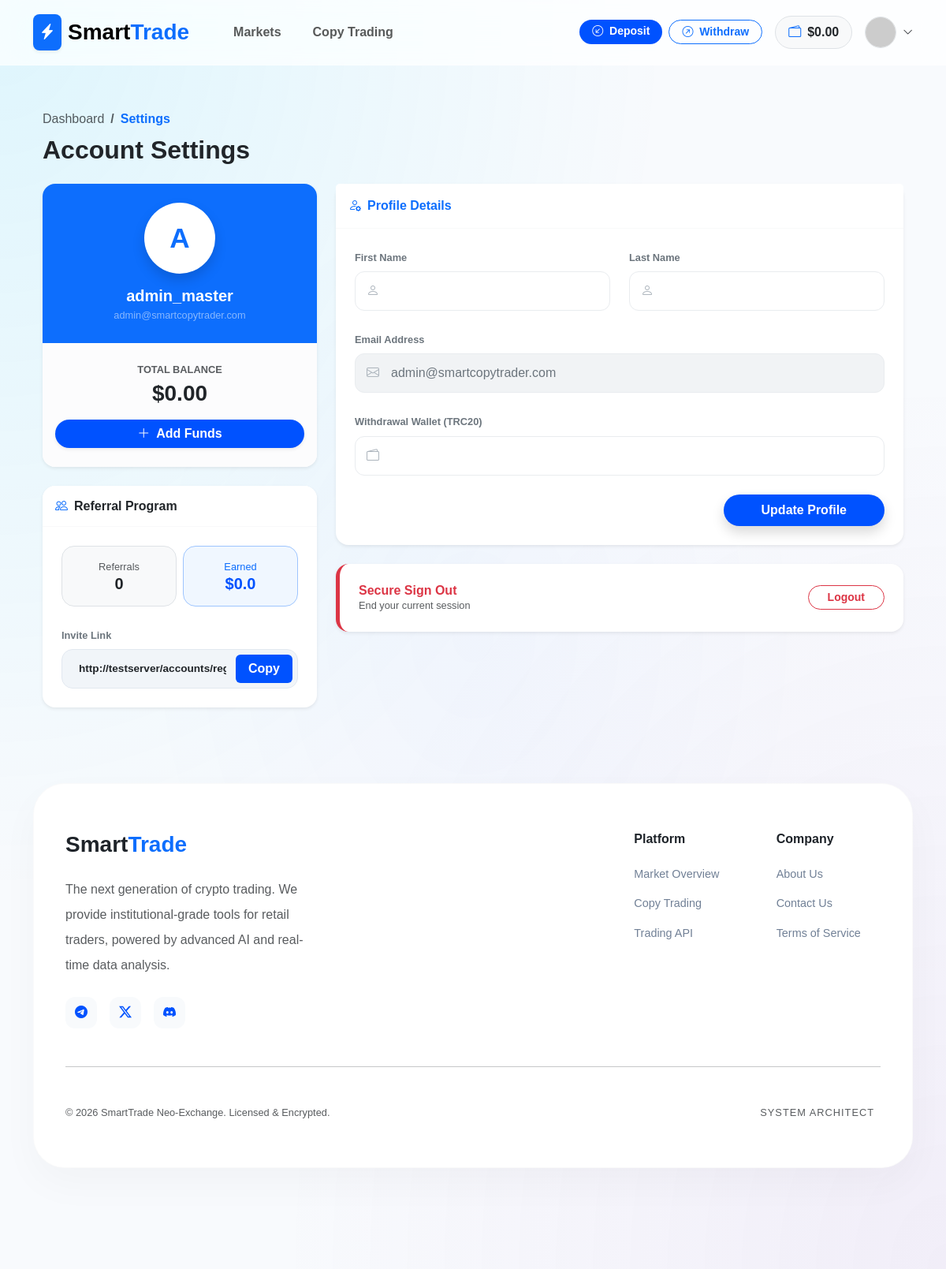
The page /accounts/profile/ (signed in) on the database its author committed.
### apps/accounts/models.py (models this page shows, shortened)
class User(AbstractUser):
    email = models.EmailField(unique=True, verbose_name="Email Address")
    balance = models.DecimalField(
        max_digits=20,
        decimal_places=2,
        default=0.00,
        verbose_name="Total Balance (USDT)"
    )
    wallet_address = models.CharField(
        max_length=255,
        blank=True,
        null=True,
        verbose_name="User Wallet Address"
    )
    is_verified = models.BooleanField(default=True)
    referred_by = models.ForeignKey('self', on_delete=models.SET_NULL, null=True, blank=True)
    referral_code = models.CharField(max_length=10, unique=True, blank=True)
    USERNAME_FIELD = 'email'
    REQUIRED_FIELDS = ['username']
    class Meta:
        verbose_name = 'User'
        verbose_name_plural = 'Users'
    @property
    def referral_earnings(self):
        from apps.transactions.models import Transaction
        my_referrals = User.objects.filter(referred_by=self)
        total_deposited = Transaction.objects.filter(
            user__in=my_referrals,
            tx_type='deposit',
            status='approved'
        ).aggregate(models.Sum('amount'))['amount__sum'] or 0
        return round(float(total_deposited) * 0.10, 2)

### apps/accounts/views.py (the view)
# urls.py: path('profile/', user_dashboard, name='profile_dashboard'),
@login_required
def user_dashboard(request):
    if request.method == 'POST':
        form = UserProfileForm(request.POST, instance=request.user)
        if form.is_valid():
            form.save()
            messages.success(request, "Profile updated successfully!")
            return redirect(request.path)
    else:
        form = UserProfileForm(instance=request.user)
    referral_earnings = request.user.referral_earnings
    my_referrals = User.objects.filter(referred_by=request.user)
    referral_link = f"{request.build_absolute_uri('/accounts/register/')}?ref={request.user.referral_code}"
    context = {
        'form': form,
        'my_referrals': my_referrals,
        'referral_count': my_referrals.count(),
        'referral_earnings': referral_earnings,
        'referral_link': referral_link,
        'page_title': 'Account Settings'
    }
    return render(request, 'users/profile.html', context)

### templates/users/profile.html (shortened to what this page needs)
{% extends "base.html" %}
{% block content %}
<div class="container py-5">
    <div class="row mb-4 align-items-end">
        <div class="col-md-8">
            <nav aria-label="breadcrumb">
                <ol class="breadcrumb mb-2">
                    <li class="breadcrumb-item"><a href="{% url 'accounts:profile_dashboard' %}" class="text-decoration-none text-muted">Dashboard</a></li>
                    <li class="breadcrumb-item active fw-bold text-primary">Settings</li>
                </ol>
            </nav>
            <h2 class="fw-bold text-dark mb-0">Account Settings</h2>
        </div>
    </div>
    <div class="row g-4">
        <div class="col-lg-4">
            <div class="card border-0 shadow-sm overflow-hidden" style="border-radius: 16px;">
                <div class="card-header bg-primary py-4 text-center border-0">
                    <div class="position-relative d-inline-block">
                        <div class="rounded-circle bg-white d-flex align-items-center justify-content-center fw-bold text-primary shadow" style="width: 90px; height: 90px; font-size: 2.2rem;">
                            {{ user.username|first|upper }}
                        </div>
                    </div>
                    <h5 class="text-white fw-bold mt-3 mb-0">{{ user.username }}</h5>
                    <span class="text-white-50 small">{{ user.email }}</span>
                </div>
                <div class="card-body p-0 text-center bg-light-subtle py-4">
                    <span class="text-muted fw-bold small d-block mb-1">TOTAL BALANCE</span>
                    <h3 class="fw-bold text-dark mb-3">${{ user.balance|floatformat:2 }}</h3>
                    <div class="px-3">
                        <a href="{% url 'transactions:deposit' %}" class="btn btn-primary w-100 fw-bold rounded-pill shadow-sm">
                            <i class="bi bi-plus-lg me-1"></i> Add Funds
                        </a>
                    </div>
                </div>
            </div>
            <div class="card border-0 shadow-sm mt-4 overflow-hidden" style="border-radius: 16px;">
                <div class="card-header bg-white py-3 border-bottom border-light">
                    <h6 class="fw-bold mb-0 text-dark"><i class="bi bi-people me-2 text-primary"></i>Referral Program</h6>
                </div>
                <div class="card-body p-4">
                    <div class="row g-2 mb-4">
                        <div class="col-6">
                            <div class="p-3 rounded-4 bg-light text-center border">
                                <span class="text-muted small d-block">Referrals</span>
                                <h5 class="fw-bold mb-0">{{ referral_count }}</h5>
                            </div>
                        </div>
                        <div class="col-6">
                            <div class="p-3 rounded-4 bg-primary-soft text-center border border-primary-subtle">
                                <span class="text-primary small d-block">Earned</span>
                                <h5 class="fw-bold mb-0">${{ referral_earnings }}</h5>
                            </div>
                        </div>
                    </div>
                    <label class="form-label fw-bold text-secondary small">Invite Link</label>
                    <div class="input-group-copy">
                        <input type="text" class="form-control" id="refLink" value="{{ referral_link }}" readonly>
                        <button class="btn btn-primary px-3 fw-bold" onclick="copyRef()">Copy</button>
                    </div>
                </div>
            </div>
        </div>
        <div class="col-lg-8">
            <div class="card border-0 shadow-sm" style="border-radius: 16px;">
                <div class="card-header bg-white py-3 border-bottom border-light text-primary fw-bold">
                    <i class="bi bi-person-gear me-2"></i>Profile Details
                </div>
                <div class="card-body p-4">
                    <form method="POST">
                        <div class="row g-4">
                            <div class="col-md-6">
                                <label class="form-label fw-bold text-secondary small">First Name</label>
                                <div class="input-group-modern">
                                    {{ form.first_name }}
                                </div>
                            </div>
                            <div class="col-md-6">
                                <label class="form-label fw-bold text-secondary small">Last Name</label>
                                <div class="input-group-modern">
                                    {{ form.last_name }}
                                </div>
                            </div>
                            <div class="col-12">
                                <label class="form-label fw-bold text-secondary small">Email Address</label>
                                <div class="input-group-modern disabled-style">
                                    {{ form.email }}
                                </div>
                            </div>
                            <div class="col-12">
                                <label class="form-label fw-bold text-secondary small">Withdrawal Wallet (TRC20)</label>
                                <div class="input-group-modern">
                                    {{ form.wallet_address }}
                                </div>
                            </div>
                        </div>
                        <div class="mt-4 text-end">
                            <button type="submit" class="btn btn-primary px-5 py-2 fw-bold rounded-pill shadow">Update Profile</button>
                        </div>
                    </form>
                </div>
            </div>
            <div class="card border-0 shadow-sm mt-4" style="border-radius: 16px; border-left: 5px solid #dc3545 !important;">
                <div class="card-body p-4 d-flex justify-content-between align-items-center">
                    <div>
                        <h6 class="fw-bold text-danger mb-0">Secure Sign Out</h6>
                        <p class="text-muted small mb-0">End your current session</p>
                    </div>
                    <form action="{% url 'accounts:logout' %}" method="POST">
                        <button type="submit" class="btn btn-outline-danger btn-sm px-4 fw-bold rounded-pill">Logout</button>
                    </form>
                </div>
            </div>
        </div>
    </div>
</div>
{% endblock %}

### templates/base.html (shortened to what this page needs)
<!DOCTYPE html>
<html lang="en">
<head>
    <link href="https://cdn.jsdelivr.net/npm/bootstrap@5.3.0/dist/css/bootstrap.min.css" rel="stylesheet">
    <link rel="stylesheet" href="https://cdn.jsdelivr.net/npm/bootstrap-icons@1.11.0/font/bootstrap-icons.css">
    <link href="https://cdn.jsdelivr.net/gh/rastikerdar/vazirmatn@v33.003/Vazirmatn-font-face.css" rel="stylesheet">
    <link rel="stylesheet" href="https://cdnjs.cloudflare.com/ajax/libs/animate.css/4.1.1/animate.min.css"/>
</head>
<body>
<div class="bg-mesh"></div>
<nav class="navbar navbar-expand-lg sticky-top d-none d-lg-block">
    <div class="container">
        <a class="navbar-brand d-flex align-items-center" href="{% url 'home' %}">
            <div class="bg-primary p-2 rounded-3 me-2 shadow-sm">
                <i class="bi bi-lightning-charge-fill text-white"></i>
            </div>
            <span class="fw-bolder fs-3">Smart<span class="text-primary">Trade</span></span>
        </a>
        <div class="collapse navbar-collapse">
            <ul class="navbar-nav ms-4 gap-2">
                <li class="nav-item"><a class="nav-link fw-bold px-3" href="{% url 'trading:market_list' %}">Markets</a></li>
                <li class="nav-item"><a class="nav-link fw-bold px-3" href="{% url 'trading:copy_list' %}">Copy Trading</a></li>
            </ul>
            <div class="ms-auto d-flex align-items-center gap-3">
                {% if user.is_authenticated %}
                    <div class="d-none d-xl-flex gap-2">
                        <a href="{% url 'transactions:deposit' %}" class="btn btn-sm btn-primary rounded-pill px-3 fw-bold">
                            <i class="bi bi-arrow-down-left-circle me-1"></i> Deposit
                        </a>
                        <a href="{% url 'transactions:withdraw' %}" class="btn btn-sm btn-outline-primary rounded-pill px-3 fw-bold">
                            <i class="bi bi-arrow-up-right-circle me-1"></i> Withdraw
                        </a>
                    </div>
                    <div class="bg-light px-3 py-2 rounded-pill fw-bold border d-flex align-items-center">
                        <i class="bi bi-wallet2 text-primary me-2"></i>
                        <span class="text-dark">${{ user.balance|floatformat:2 }}</span>
                    </div>
                    <div class="dropdown">
                        <div class="d-flex align-items-center gap-2" data-bs-toggle="dropdown" style="cursor:pointer">
                            <img src="https://ui-avatars.com/api/?name={{ user.username }}&background=0052FF&color=fff&bold=true" class="rounded-circle border" width="40" height="40">
                            <i class="bi bi-chevron-down small"></i>
                        </div>
                    </div>
                {% else %}
                    <a href="{% url 'accounts:login' %}" class="btn fw-bold px-4">Login</a>
                    <a href="{% url 'accounts:register' %}" class="btn btn-primary rounded-pill px-4 fw-bold shadow-sm">Join Now</a>
                {% endif %}
            </div>
        </div>
    </div>
</nav>
<div class="container mt-2 animate__animated animate__fadeIn">
    <div class="position-fixed top-0 end-0 p-3" style="z-index: 2000; margin-top: 80px;">
    </div>
    {% block content %}{% endblock %}
</div>
<footer class="mt-5 pb-5">
    <div class="container">
        <div class="footer-card">
            <div class="row g-5">
                <div class="col-lg-4">
                    <h3 class="fw-bolder mb-4">Smart<span class="text-primary">Trade</span></h3>
                    <p class="text-muted lh-lg mb-4">The next generation of crypto trading. We provide institutional-grade tools for retail traders, powered by advanced AI and real-time data analysis.</p>
                    <div class="d-flex gap-3">
                        <a href="#" class="icon-box"><i class="bi bi-telegram"></i></a>
                        <a href="#" class="icon-box"><i class="bi bi-twitter-x"></i></a>
                        <a href="#" class="icon-box"><i class="bi bi-discord"></i></a>
                    </div>
                </div>
                <div class="col-6 col-lg-2 ms-lg-auto">
                    <h6 class="fw-bold mb-4">Platform</h6>
                    <div class="d-grid gap-3">
                        <a href="{% url 'trading:market_list' %}" class="footer-link">Market Overview</a>
                        <a href="{% url 'trading:copy_list' %}" class="footer-link">Copy Trading</a>
                        <a href="#" class="footer-link">Trading API</a>
                    </div>
                </div>
                <div class="col-6 col-lg-2">
                    <h6 class="fw-bold mb-4">Company</h6>
                    <div class="d-grid gap-3">
                        <a href="#" class="footer-link">About Us</a>
                        <a href="#" class="footer-link">Contact Us</a>
                        <a href="#" class="footer-link">Terms of Service</a>
                    </div>
                </div>
            </div>
            <hr class="my-5 opacity-10">
            <div class="d-flex flex-column flex-md-row justify-content-between align-items-center gap-4">
                <div class="small text-muted">© 2026 SmartTrade Neo-Exchange. Licensed & Encrypted.</div>
                <div class="d-flex align-items-center flex-wrap justify-content-center justify-content-md-start">
                    <span class="small text-muted me-2" style="font-size: 0.7rem; letter-spacing: 1px;">SYSTEM ARCHITECT</span>
                </div>
            </div>
        </div>
    </div>
</footer>
</body>
</html>

### rows shown on the page
User: balance "0.00", username|first "A", username "admin_master", email "admin@smartcopytrader.com"

### other values the page prints
{{ referral_count }} "0"
{{ referral_earnings }} "0.0"
